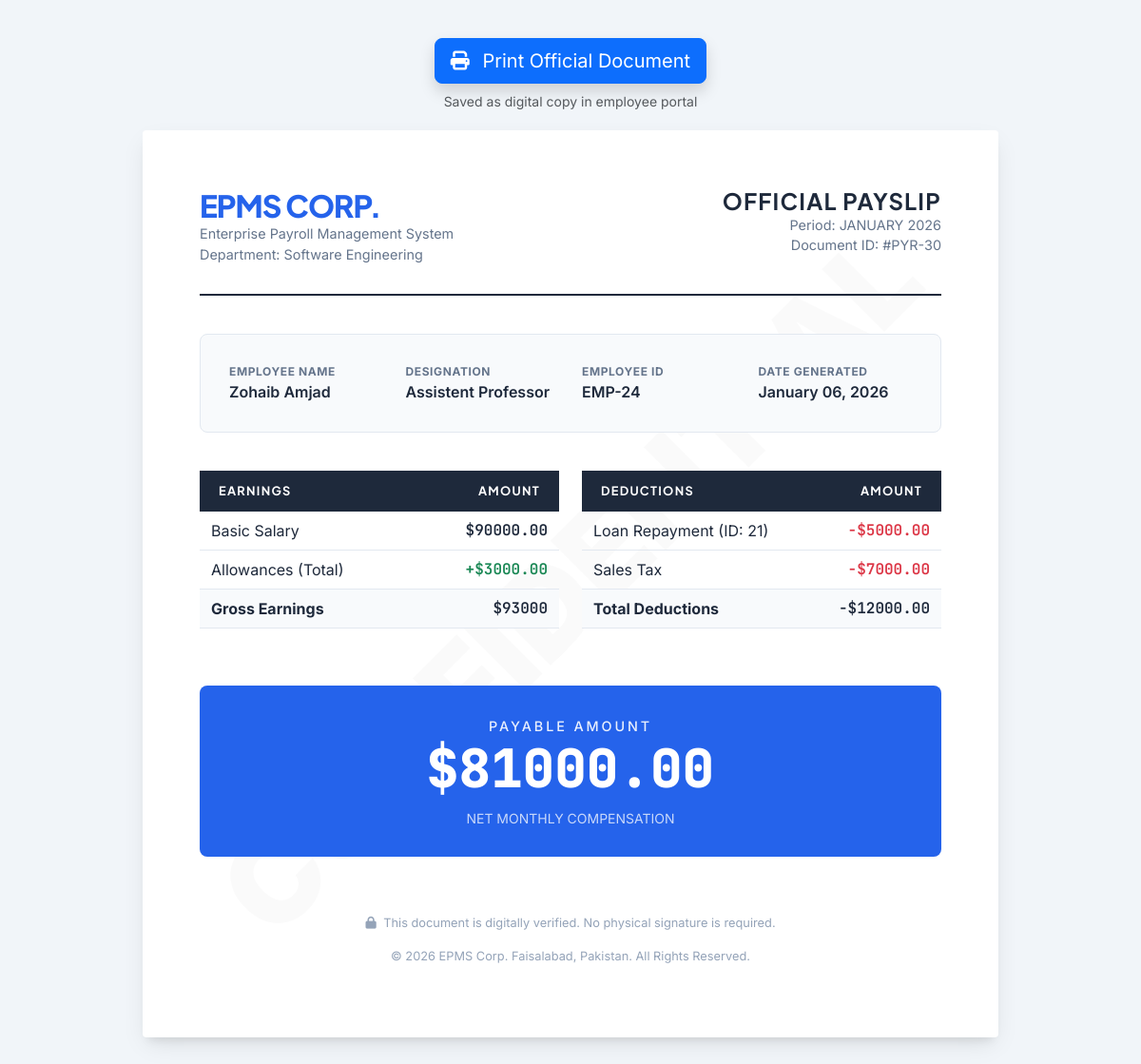
Screenshot of /payslip/30/ (signed in) with the database file from the repository.
### core/models.py (models this page shows, shortened)
class Payroll(models.Model):
    payroll_id = models.AutoField(primary_key=True)
    employee = models.ForeignKey(Employee, on_delete=models.CASCADE)
    month = models.CharField(max_length=20) # e.g., "January"
    year = models.IntegerField()
    basic_salary = models.DecimalField(max_digits=10, decimal_places=2)
    total_allowances = models.DecimalField(max_digits=10, decimal_places=2, default=0)
    total_deductions = models.DecimalField(max_digits=10, decimal_places=2, default=0)
    net_salary = models.DecimalField(max_digits=10, decimal_places=2)
    generated_date = models.DateField(default=timezone.now)

class Employee(models.Model):
    STATUS_CHOICES = (
        ('Active', 'Active'),
        ('Inactive', 'Inactive'),
    )
    employee_id = models.AutoField(primary_key=True)
    first_name = models.CharField(max_length=100)
    last_name = models.CharField(max_length=100)
    email = models.EmailField(unique=True)
    phone = models.CharField(max_length=15)
    address = models.TextField()
    date_of_joining = models.DateField()
    department = models.ForeignKey(Department, on_delete=models.CASCADE)
    designation = models.ForeignKey(Designation, on_delete=models.CASCADE)
    user = models.OneToOneField(User, on_delete=models.CASCADE)
    status = models.CharField(max_length=10, choices=STATUS_CHOICES, default='Active')

class Department(models.Model):
    department_id = models.AutoField(primary_key=True)
    name = models.CharField(max_length=100)
    description = models.TextField(blank=True, null=True)

class Designation(models.Model):
    designation_id = models.AutoField(primary_key=True)
    title = models.CharField(max_length=100)
    basic_salary = models.DecimalField(max_digits=10, decimal_places=2)
    created_date = models.DateField(default=timezone.now)

class Payroll_Deduction(models.Model):
    payroll = models.ForeignKey(Payroll, on_delete=models.CASCADE, related_name='deductions')
    name = models.CharField(max_length=100)
    amount = models.DecimalField(max_digits=10, decimal_places=2)

### core/views.py (the view)
# urls.py: path('payslip/<int:payroll_id>/', views.payslip_view, name='payslip_view'),
@login_required
def payslip_view(request, payroll_id):
    payroll = get_object_or_404(Payroll, payroll_id=payroll_id)
    return render(request, 'core/payslip.html', {'payroll': payroll})

### templates/core/payslip.html (shortened to what this page needs)
<!DOCTYPE html>
<html lang="en">
<head>
    <link href="https://cdn.jsdelivr.net/npm/bootstrap@5.3.0/dist/css/bootstrap.min.css" rel="stylesheet">
    <link href="https://cdnjs.cloudflare.com/ajax/libs/font-awesome/6.4.0/css/all.min.css" rel="stylesheet">
</head>
<body>
    <div class="no-print-area">
        <button onclick="window.print()" class="btn btn-primary btn-lg shadow">
            <i class="fas fa-print me-2"></i> Print Official Document
        </button>
        <p class="text-muted mt-2 small">Saved as digital copy in employee portal</p>
    </div>
    <div class="payslip-wrapper">
        <div class="payslip-header">
            <div class="company-info">
                <h2>EPMS CORP.</h2>
                <p>Enterprise Payroll Management System</p>
                <p>Department: {{ payroll.employee.department.name }}</p>
            </div>
            <div class="payout-meta">
                <h4>Official Payslip</h4>
                <p>Period: {{ payroll.month|upper }} {{ payroll.year }}</p>
                <p>Document ID: #PYR-{{ payroll.payroll_id }}</p>
            </div>
        </div>
        <div class="employee-summary">
            <div class="row">
                <div class="col-md-3">
                    <span class="summary-label">Employee Name</span>
                    <span class="summary-value">{{ payroll.employee.first_name }} {{ payroll.employee.last_name }}</span>
                </div>
                <div class="col-md-3">
                    <span class="summary-label">Designation</span>
                    <span class="summary-value">{{ payroll.employee.designation.title }}</span>
                </div>
                <div class="col-md-3">
                    <span class="summary-label">Employee ID</span>
                    <span class="summary-value">EMP-{{ payroll.employee.employee_id }}</span>
                </div>
                <div class="col-md-3">
                    <span class="summary-label">Date Generated</span>
                    <span class="summary-value">{{ payroll.generated_date|date:"F d, Y" }}</span>
                </div>
            </div>
        </div>
        <div class="row">
            <div class="col-md-6">
                <table class="financial-table">
                    <thead>
                        <tr>
                            <th>Earnings</th>
                            <th class="text-end">Amount</th>
                        </tr>
                    </thead>
                    <tbody>
                        <tr>
                            <td>Basic Salary</td>
                            <td class="text-end text-amount">${{ payroll.basic_salary }}</td>
                        </tr>
                        <tr>
                            <td>Allowances (Total)</td>
                            <td class="text-end text-amount text-success">+${{ payroll.total_allowances }}</td>
                        </tr>
                        <tr class="total-row">
                            <td>Gross Earnings</td>
                            <td class="text-end text-amount">${{ payroll.basic_salary|add:payroll.total_allowances }}</td>
                        </tr>
                    </tbody>
                </table>
            </div>
            <div class="col-md-6">
                <table class="financial-table">
                    <thead>
                        <tr>
                            <th>Deductions</th>
                            <th class="text-end">Amount</th>
                        </tr>
                    </thead>
                    <tbody>
                        {% if payroll.deductions.all %}
                            {% for deduction in payroll.deductions.all %}
                            <tr>
                                <td>{{ deduction.name }}</td>
                                <td class="text-end text-amount text-danger">-${{ deduction.amount }}</td>
                            </tr>
                            {% endfor %}
                        {% else %}
                            <tr>
                                <td class="text-muted small italic">No specific deductions</td>
                                <td class="text-end text-amount">$0.00</td>
                            </tr>
                        {% endif %}
                        <tr class="total-row">
                            <td>Total Deductions</td>
                            <td class="text-end text-amount">-${{ payroll.total_deductions }}</td>
                        </tr>
                    </tbody>
                </table>
            </div>
        </div>
        <div class="net-salary-block">
            <span>Payable Amount</span>
            <h2>${{ payroll.net_salary }}</h2>
            <p class="mb-0 mt-2 small opacity-75 text-uppercase">Net Monthly Compensation</p>
        </div>
        <div class="payslip-footer">
            <p><i class="fas fa-lock me-1"></i> This document is digitally verified. No physical signature is required.</p>
            <p>&copy; {% now "Y" %} EPMS Corp. Faisalabad, Pakistan. All Rights Reserved.</p>
        </div>
    </div>
</body>
</html>

### templates/core/payslip.html (style rules this page uses)
:root { --primary: #2563eb; --dark: #1e293b; --light: #f8fafc; --border: #e2e8f0; --success: #10b981; --danger: #ef4444; }
body { background: #f1f5f9; font-family: 'Inter', sans-serif; color: var(--dark); padding: 40px 20px; }
.payslip-wrapper { max-width: 900px; margin: 0 auto; background: white; padding: 60px; border-radius: 4px; box-shadow: 0 10px 25px -5px rgba(0, 0, 0, 0.1), 0 8px 10px -6px rgba(0, 0, 0, 0.1); position: relative; overflow: hidden; }
.payslip-wrapper::after { content: "CONFIDENTIAL"; position: absolute; top: 50%; left: 50%; transform: translate(-50%, -50%) rotate(-45deg); font-size: 8rem; color: rgba(0, 0, 0, 0.02); font-weight: 900; pointer-events: none; z-index: 0; white-space: nowrap; }
.payslip-header { display: flex; justify-content: space-between; align-items: flex-start; border-bottom: 2px solid var(--dark); padding-bottom: 30px; margin-bottom: 40px; position: relative; z-index: 1; }
.company-info h2 { font-family: 'Plus Jakarta Sans', sans-serif; font-weight: 800; letter-spacing: -1px; margin: 0; color: var(--primary); }
.company-info p { margin: 0; color: #64748b; font-size: 0.9rem; }
.payout-meta { text-align: right; }
.payout-meta h4 { font-family: 'Plus Jakarta Sans', sans-serif; font-weight: 700; color: var(--dark); margin: 0; text-transform: uppercase; letter-spacing: 0.05em; }
.payout-meta p { margin: 0; color: #64748b; font-size: 0.9rem; }
.employee-summary { background: var(--light); border: 1px solid var(--border); border-radius: 8px; padding: 30px; margin-bottom: 40px; position: relative; z-index: 1; }
.summary-label { color: #64748b; font-size: 0.75rem; text-transform: uppercase; font-weight: 700; letter-spacing: 0.05em; display: block; }
.summary-value { font-weight: 600; color: var(--dark); }
.financial-table { width: 100%; margin-bottom: 40px; position: relative; z-index: 1; }
.financial-table th { font-family: 'Plus Jakarta Sans', sans-serif; background: var(--dark); color: white; padding: 12px 20px; font-size: 0.8rem; font-weight: 700; text-transform: uppercase; letter-spacing: 0.1em; border: none; }
.financial-table td { padding: 8px 12px; border-bottom: 1px solid var(--border); vertical-align: middle; }
.text-amount { font-family: 'JetBrains Mono', monospace; font-weight: 600; }
.total-row { background: var(--light); font-weight: 700; }
.net-salary-block { background: var(--primary); color: white; padding: 30px; border-radius: 8px; text-align: center; margin-top: 20px; position: relative; z-index: 1; }
.net-salary-block h2 { font-size: 3.5rem; margin: 0; font-family: 'JetBrains Mono', monospace; font-weight: 800; }
.net-salary-block span { text-transform: uppercase; letter-spacing: 0.2em; font-size: 0.9rem; font-weight: 500; opacity: 0.9; }
.payslip-footer { margin-top: 60px; text-align: center; font-size: 0.8rem; color: #94a3b8; position: relative; z-index: 1; }
.no-print-area { text-align: center; margin-bottom: 20px; }

### rows the page displays
Payroll: employee.department.name "Software Engineering", month "JANUARY", year "2026", payroll_id "30", employee.first_name "Zohaib", employee.last_name "Amjad", employee.designation "Assistent Professor", employee.employee_id "24", generated_date "January 06, 2026", basic_salary "90000.00", total_allowances "3000.00", basic_salary|add "93000", total_deductions "12000.00", net_salary "81000.00"
Payroll_Deduction: name "Loan Repayment (ID: 21)", amount "5000.00"
Payroll_Deduction: name "Sales Tax", amount "7000.00"
